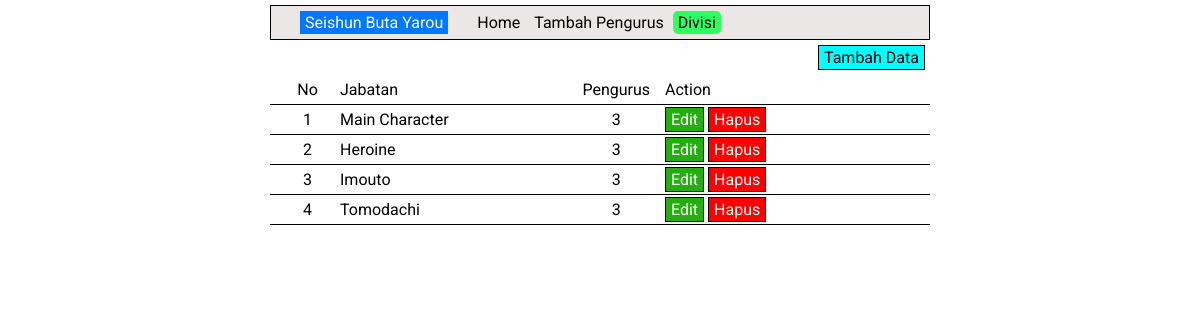
Screenshot of /divisi.php?div_bid=3 with the database file from the repository.
### tables this page shows
CREATE TABLE `divisi` (
  `id_divisi` int(11) NOT NULL,
  `nama_divisi` varchar(50) NOT NULL
);

CREATE TABLE `bidang_divisi` (
  `id_bidang` int(11) NOT NULL,
  `jabatan` varchar(50) NOT NULL,
  `id_divisi` int(11) NOT NULL
);

### conf.php (called while the page is built)
<?php
$db_host = "localhost";
$db_user = "root";
$db_pass = "";
$db_name = "prak_dpbo_2";
?>

### includes/DB.class.php (called while the page is built, shortened)
<?php
class DB
{
    var $db_host = "";
    var $db_user = "";
    var $db_pass = "";
    var $db_name = "";
    var $db_link;
    var $result;
    function DB($db_host = '', $db_user = '', $db_pass = '', $db_name = '')
    {
        $this->db_host = $db_host;
        $this->db_user = $db_user;
        $this->db_pass = $db_pass;
        $this->db_name = $db_name;
    }
    function open()
    {
        $this->db_link = mysqli_connect($this->db_host, $this->db_user, $this->db_pass, $this->db_name);
    }
    function execute($query = "")
    {
        $this->result = mysqli_query($this->db_link, $query);
        return $this->result;
    }
    function getResult()
    {
        $rows = [];
        while($row = mysqli_fetch_assoc($this->result)) $rows[] = $row;
        return $rows;
    }
}
?>

### includes/Divisi.class.php (called while the page is built, shortened)
<?php
class Divisi extends DB
{
    function getDivisi($id)
    {
        $query = "SELECT * FROM divisi WHERE id_divisi=$id";
        return $this->execute($query);
    }
    function getBidangAll($id)
    {
        $query = "SELECT * FROM bidang_divisi WHERE id_divisi=$id";
        return $this->execute($query);
    }
    function countRowBidang($id)
    {
        $query = "SELECT COUNT(*) FROM pengurus WHERE id_bidang=$id";
        return $this->execute($query);
    }
}

### divisi.php (the view, shortened to what this page needs)
<?php
include("conf.php");
include("includes/Template.class.php");
include("includes/DB.class.php");
include("includes/Divisi.class.php");
$divisi = new Divisi($db_host, $db_user, $db_pass, $db_name);
$divisi->open();
if(isset($_GET["div_bid"]))
{
    $divisi->getBidangAll($_GET["div_bid"]);
    $result = $divisi->getResult();
    $divisi->getDivisi($_GET["div_bid"]);
}
else
{
    $divisi->getDivisiAll();
    $result = $divisi->getResult();
}
$data = null; $no = 1;
foreach ($result as $list) {
    if(!isset($_GET["div_bid"]))
    {
        $divisi->countRowDivisi($list["id_divisi"]);
        $total = $divisi->getResult()[0]["COUNT(*)"];
        $data .= "<div class='table'>
                    <p>" . $no++ . "</p>
                    <p>" . $list["nama_divisi"] . "</p>
                    <p>" . $total . "</p>
                    <div class='action'>
                        <a href='create_divisi.php?id_divisi=" . $list["id_divisi"] . "'>Edit</a>
                        <a href='divisi.php?id_hapus=" . $list["id_divisi"] . "'>Hapus</a>
                        <a href='index.php?id_divisi=" . $list["id_divisi"] . "'>Anggota</a>
                        <a href='divisi.php?div_bid=" . $list["id_divisi"] . "'>Bidang</a>
                    </div>
                </div>";
    }
    else
    {
        $divisi->countRowBidang($list["id_bidang"]);
        $total = $divisi->getResult()[0]["COUNT(*)"];
        $data .= "<div class='table'>
                    <p>" . $no++ . "</p>
                    <p>" . $list["jabatan"] . "</p>
                    <p>" . $total . "</p>
                    <div class='action'>
                        <a href='create_divisi.php?div_bid=" . $list["id_divisi"] . "&id_bidang=" . $list["id_bidang"] . "'>Edit</a>
                        <a href='divisi.php?div_bid=" . $list["id_divisi"] . "&id_hapus=" . $list["id_bidang"] . "'>Hapus</a>
                    </div>
                </div>";
    }
}

### includes/Template.class.php (shortened to what this page needs)
<?php
class Template
{
    var $content = '';
    function __construct($filename='')
    {
        $this->content = implode('', @file($filename));
    }
    function clear()
    {
        $this->content = preg_replace("/DATA_[A-Z|_|0-9]+/", "", $this->content);
    }
    function write()
    {
        print $this->content;
    }
    function replace($old = '', $new = '')
    {
        if (is_int($new)) {
            $value = sprintf("%d", $new);
        }
        elseif (is_float($new)) {
            $value = sprintf("%f", $new);
        }
        elseif (is_array($new)) {
            $value = '';
            foreach ($new as $item) {
                $value .= $item. ' ';
            }
        }
        else {
            $value = $new;
        }
        $this->content = preg_replace("/$old/", $value, $this->content);
    }
}
?>

### rows the page displays
divisi: nama_divisi "Seishun Buta Yarou Home Tambah Pengurus Divisi Tambah Data No Jabatan Pengurus Action"
bidang_divisi: jabatan "Main Character", total "3"
bidang_divisi: jabatan "Heroine", total "3"
bidang_divisi: jabatan "Imouto", total "3"
bidang_divisi: jabatan "Tomodachi", total "3"
